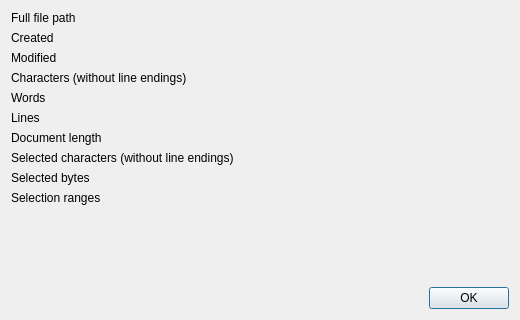
<?xml version="1.0" encoding="UTF-8"?>
<ui version="4.0">
 <class>SummaryDialog</class>
 <widget class="QDialog" name="SummaryDialog">
  <property name="geometry">
   <rect>
    <x>0</x>
    <y>0</y>
    <width>520</width>
    <height>320</height>
   </rect>
  </property>
  <property name="windowTitle">
   <string>Summary</string>
  </property>
  <layout class="QVBoxLayout" name="verticalLayout">
   <item>
    <layout class="QFormLayout" name="formLayout">
     <item row="0" column="0">
      <widget class="QLabel" name="labelFilePathTitle">
       <property name="text">
        <string>Full file path</string>
       </property>
       <property name="textFormat">
        <enum>Qt::TextFormat::PlainText</enum>
       </property>
      </widget>
     </item>
     <item row="0" column="1">
      <widget class="QLabel" name="labelFilePathValue">
       <property name="text">
        <string/>
       </property>
       <property name="wordWrap">
        <bool>true</bool>
       </property>
       <property name="sizePolicy">
        <sizepolicy hsizetype="Expanding" vsizetype="Preferred">
         <horstretch>0</horstretch>
         <verstretch>0</verstretch>
        </sizepolicy>
       </property>
       <property name="textInteractionFlags">
        <set>Qt::TextInteractionFlag::TextSelectableByKeyboard|Qt::TextInteractionFlag::TextSelectableByMouse</set>
       </property>
      </widget>
     </item>
     <item row="1" column="0">
      <widget class="QLabel" name="labelCreatedTitle">
       <property name="text">
        <string>Created</string>
       </property>
      </widget>
     </item>
     <item row="1" column="1">
      <widget class="QLabel" name="labelCreatedValue">
       <property name="text">
        <string/>
       </property>
       <property name="textInteractionFlags">
        <set>Qt::TextInteractionFlag::TextSelectableByKeyboard|Qt::TextInteractionFlag::TextSelectableByMouse</set>
       </property>
      </widget>
     </item>
     <item row="2" column="0">
      <widget class="QLabel" name="labelModifiedTitle">
       <property name="text">
        <string>Modified</string>
       </property>
      </widget>
     </item>
     <item row="2" column="1">
      <widget class="QLabel" name="labelModifiedValue">
       <property name="text">
        <string/>
       </property>
       <property name="textInteractionFlags">
        <set>Qt::TextInteractionFlag::TextSelectableByKeyboard|Qt::TextInteractionFlag::TextSelectableByMouse</set>
       </property>
      </widget>
     </item>
     <item row="3" column="0">
      <widget class="QLabel" name="labelCharactersTitle">
       <property name="text">
        <string>Characters (without line endings)</string>
       </property>
      </widget>
     </item>
     <item row="3" column="1">
      <widget class="QLabel" name="labelCharactersValue">
       <property name="text">
        <string/>
       </property>
       <property name="textInteractionFlags">
        <set>Qt::TextInteractionFlag::TextSelectableByKeyboard|Qt::TextInteractionFlag::TextSelectableByMouse</set>
       </property>
      </widget>
     </item>
     <item row="4" column="0">
      <widget class="QLabel" name="labelWordsTitle">
       <property name="text">
        <string>Words</string>
       </property>
      </widget>
     </item>
     <item row="4" column="1">
      <widget class="QLabel" name="labelWordsValue">
       <property name="text">
        <string/>
       </property>
       <property name="textInteractionFlags">
        <set>Qt::TextInteractionFlag::TextSelectableByKeyboard|Qt::TextInteractionFlag::TextSelectableByMouse</set>
       </property>
      </widget>
     </item>
     <item row="5" column="0">
      <widget class="QLabel" name="labelLinesTitle">
       <property name="text">
        <string>Lines</string>
       </property>
      </widget>
     </item>
     <item row="5" column="1">
      <widget class="QLabel" name="labelLinesValue">
       <property name="text">
        <string/>
       </property>
       <property name="textInteractionFlags">
        <set>Qt::TextInteractionFlag::TextSelectableByKeyboard|Qt::TextInteractionFlag::TextSelectableByMouse</set>
       </property>
      </widget>
     </item>
     <item row="6" column="0">
      <widget class="QLabel" name="labelDocumentLengthTitle">
       <property name="text">
        <string>Document length</string>
       </property>
      </widget>
     </item>
     <item row="6" column="1">
      <widget class="QLabel" name="labelDocumentLengthValue">
       <property name="text">
        <string/>
       </property>
       <property name="textInteractionFlags">
        <set>Qt::TextInteractionFlag::TextSelectableByKeyboard|Qt::TextInteractionFlag::TextSelectableByMouse</set>
       </property>
      </widget>
     </item>
     <item row="7" column="0">
      <widget class="QLabel" name="labelSelectedCharactersTitle">
       <property name="text">
        <string>Selected characters (without line endings)</string>
       </property>
      </widget>
     </item>
     <item row="7" column="1">
      <widget class="QLabel" name="labelSelectedCharactersValue">
       <property name="text">
        <string/>
       </property>
       <property name="textInteractionFlags">
        <set>Qt::TextInteractionFlag::TextSelectableByKeyboard|Qt::TextInteractionFlag::TextSelectableByMouse</set>
       </property>
      </widget>
     </item>
     <item row="8" column="0">
      <widget class="QLabel" name="labelSelectedBytesTitle">
       <property name="text">
        <string>Selected bytes</string>
       </property>
      </widget>
     </item>
     <item row="8" column="1">
      <widget class="QLabel" name="labelSelectedBytesValue">
       <property name="text">
        <string/>
       </property>
       <property name="textInteractionFlags">
        <set>Qt::TextInteractionFlag::TextSelectableByKeyboard|Qt::TextInteractionFlag::TextSelectableByMouse</set>
       </property>
      </widget>
     </item>
     <item row="9" column="0">
      <widget class="QLabel" name="labelSelectionRangesTitle">
       <property name="text">
        <string>Selection ranges</string>
       </property>
      </widget>
     </item>
     <item row="9" column="1">
      <widget class="QLabel" name="labelSelectionRangesValue">
       <property name="text">
        <string/>
       </property>
       <property name="textInteractionFlags">
        <set>Qt::TextInteractionFlag::TextSelectableByKeyboard|Qt::TextInteractionFlag::TextSelectableByMouse</set>
       </property>
      </widget>
     </item>
    </layout>
   </item>
   <item>
    <widget class="QDialogButtonBox" name="buttonBox">
     <property name="standardButtons">
      <set>QDialogButtonBox::StandardButton::Ok</set>
     </property>
    </widget>
   </item>
  </layout>
 </widget>
 <resources/>
 <connections/>
</ui>
